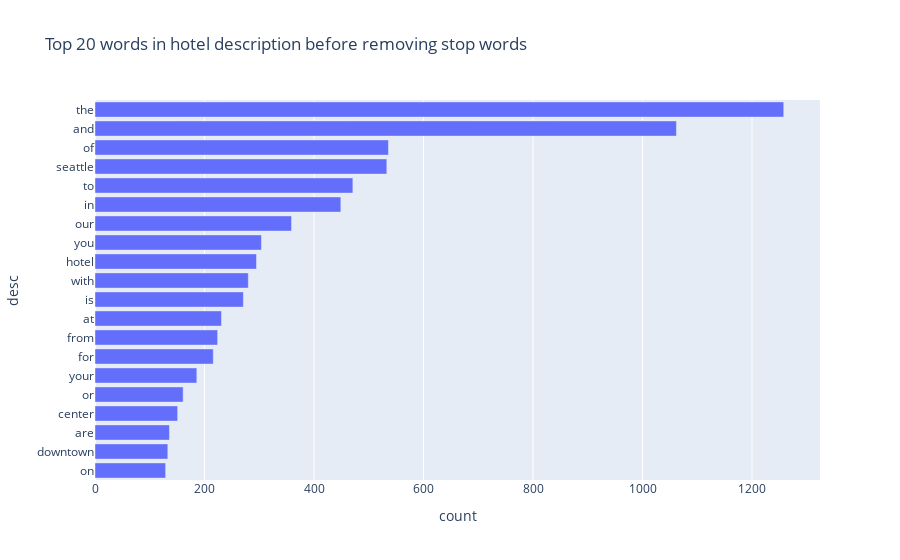

Notebook source saved alongside this figure:
### Markdown cell above
### Visualize Token (vocabulary) Frequency Distribution Before Removing Stop Words

### Code cell
def get_top_n_words(corpus, n=None):
    vec = CountVectorizer().fit(corpus)
    bag_of_words = vec.transform(corpus)
    sum_words = bag_of_words.sum(axis=0)
    words_freq = [(word, sum_words[0, idx]) for word, idx in vec.vocabulary_.items()]
    words_freq =sorted(words_freq, key = lambda x: x[1], reverse=True)
    return words_freq[:n]

common_words = get_top_n_words(df['desc'], 20)
df1 = pd.DataFrame(common_words, columns = ['desc' , 'count'])
top_words = df1.groupby('desc').sum()['count'].sort_values()
fig = px.bar(top_words, x="count", y=top_words.index, title="Top 20 words in hotel description before removing stop words", orientation='h')
fig.show()

### Figure 1 — Plotly figure (JSON) as saved in the notebook; plotly's stock layout.template omitted (floating-point values rounded to 4 significant figures)
{"data": [{"alignmentgroup": "True", "hovertemplate": "count=%{x}<br>desc=%{y}<extra></extra>", "legendgroup": "", "marker": {"color": "#636efa", "pattern": {"shape": ""}}, "name": "", "offsetgroup": "", "orientation": "h", "showlegend": false, "textposition": "auto", "type": "bar", "x": [129, 133, 136, 151, 161, 186, 216, 224, 231, 271, 280, 295, 304, 359, 449, 471, 533, 536, 1062, 1258], "xaxis": "x", "y": ["on", "downtown", "are", "center", "or", "your", "for", "from", "at", "is", "with", "hotel", "you", "our", "in", "to", "seattle", "of", "and", "the"], "yaxis": "y"}], "layout": {"barmode": "relative", "legend": {"tracegroupgap": 0}, "title": {"text": "Top 20 words in hotel description before removing stop words"}, "xaxis": {"anchor": "y", "domain": [0, 1], "title": {"text": "count"}}, "yaxis": {"anchor": "x", "domain": [0, 1], "title": {"text": "desc"}}}}
